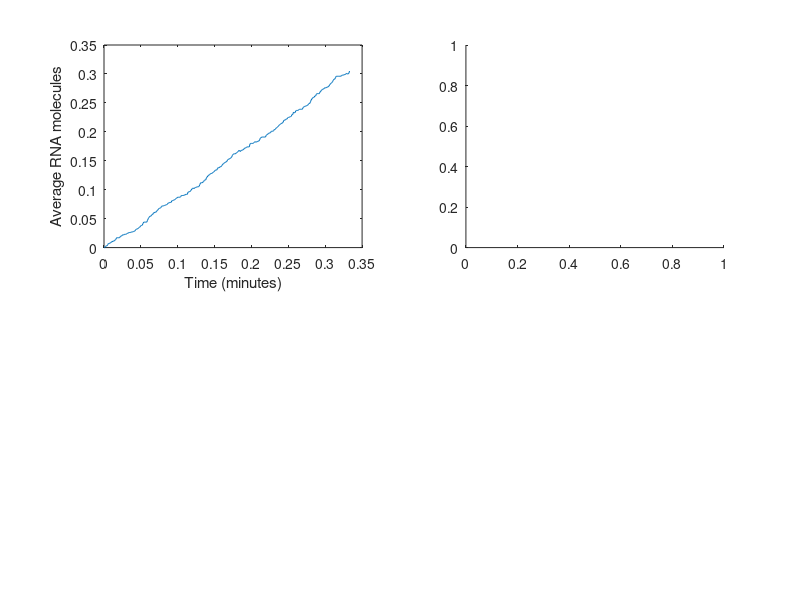

Recreate this plot in MATLAB. (Note: this script raises an error after producing the figure.)
%%%%% Part b of Problem1%%%%%%%%%%%%%%%%%%%
close all
clear all
clc
%%%%%%%%%%%%%%%%%%%%%%%%%%%%%%%%%%%%%
t_start = tic; %Start of runtime measuring
%Number of cells in the population and extent of the simulation
c = 1000; %no. of cell
dt = 1/1000; %Time step of the simulation (minute)
t_max = 1/3; %Number of iterations to be run for the simulation in minutes
%% Initializing the molecule matrices and time vector
t =0:dt:t_max; %Vector containing time of occurrence of events
n = length(t) - 1;
rna_pop = zeros(c, length(t));
pr_pop = zeros(c, length(t));

for j =1:c
	rna = zeros(length(t),1); %Vector containing RNA molecules at any given time
	pr = zeros(length(t),1); %Vector containing protein molecules at any given time
	kr = 1 ;%RNA generation rate (molecules/minute)
	gr = 1/5; %RNA destruction rate (molecules/minute)
	kp = 60; %Protein generation rate (molecules/minute)
	gp = 1/30; %Protein degradation rate (molecules/minute)
	for i = 1:n
		rna_t = rna(i);
		pr_t = pr(i);
	
		k1 = kr * dt; %Assigning of the creation rate for the calculation of the time of RNA creation events
		k2 = gr * rna_t * dt; %Assigning of the degradation rate for the calculation of the time of RNA degradation events
		k3 = kp * rna_t * dt; %Assigning of the creation rate for the calculation of the time of protein creation events
		k4 = gp * pr_t * dt; %Assigning of the degradation rate for the calculation of the time of protein degradation events
		
		event = rand;
		if event <= k1
			rna(i+1) = rna_t + 1;
		else
			event2 = rand;
			if event2 <= k2
				rna(i+1) = rna_t - 1;
			else
				rna(i+1) = rna_t;
			end
		end

		event3 = rand;
		if event3 <= k3
			pr(i+1) = pr_t + 1;
		else
			event4 = rand;
			if event4 <= k4
				pr(i+1) = pr_t - 1;
			else
				pr(i+1) = pr_t;
			end
		end
	end
	%Time regularization and addition to regularized time matrix
	rna_pop(j,:) = rna;
	pr_pop(j,:) = pr;
end

%% End of runtime measuring
time.elasped=toc(t_start);

%% Finding average values and noise of the RNA and protein distributions through time in the simulations
avg_rna = mean(rna_pop);
sd_rna = std(rna_pop);
noise_rna = sd_rna/avg_rna;

avg_pr = mean(pr_pop);
sd_pr = std(pr_pop);
noise_pr = sd_pr/avg_pr;
% Distribution of the RNA and protein molecules at steady state
dist_rna = rna_pop(:,length(rna_pop(1,:)));
dist_pr = pr_pop(:,length(pr_pop(1,:)));

%% Plotting the results
figure
subplot(2,2,1)
plot(t, avg_rna) 
xlabel('Time (minutes)');
ylabel('Average RNA molecules');%RNA molecules against time

subplot(2,2,2)
histogram(dist_rna) 
xlabel('RNA molecules at steady state');
ylabel('Frequency');%RNA molecules against time
%title(strcat('Average',num2str(round(time.elasped,4)),' minutes'));
subplot(2,2,3)
plot(t, avg_pr) 
xlabel('Time (minutes)');
ylabel('Average Protein molecules');%Protein molecules against time
title(strcat('Total execution time:',num2str(round(time.elasped,4)),' minutes'));

subplot(2,2,4)
histogram(dist_pr) 
xlabel('Protein molecules at steady state');
ylabel('Frequency');%RNA molecules against time


